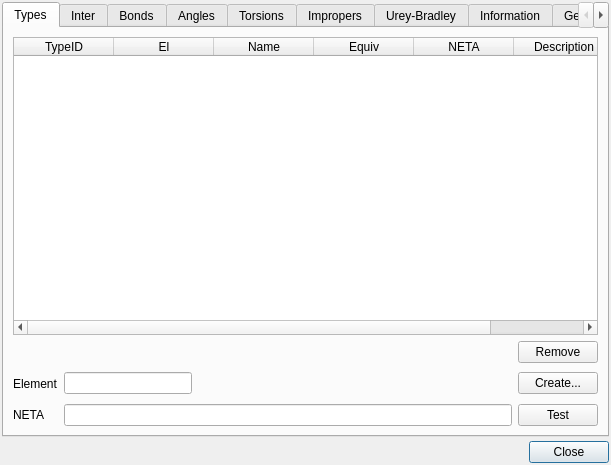
<?xml version="1.0" encoding="UTF-8"?>
<ui version="4.0">
 <class>FFEditorDialog</class>
 <widget class="QDialog" name="FFEditorDialog">
  <property name="geometry">
   <rect>
    <x>0</x>
    <y>0</y>
    <width>611</width>
    <height>465</height>
   </rect>
  </property>
  <property name="windowTitle">
   <string>Forcefield Editor</string>
  </property>
  <property name="windowIcon">
   <iconset resource="icons.qrc">
    <normaloff>:/program/icons/aten.png</normaloff>:/program/icons/aten.png</iconset>
  </property>
  <layout class="QVBoxLayout">
   <property name="spacing">
    <number>4</number>
   </property>
   <property name="margin">
    <number>2</number>
   </property>
   <item>
    <widget class="QTabWidget" name="FFEditorTabs">
     <property name="sizePolicy">
      <sizepolicy hsizetype="Expanding" vsizetype="Expanding">
       <horstretch>0</horstretch>
       <verstretch>0</verstretch>
      </sizepolicy>
     </property>
     <property name="currentIndex">
      <number>0</number>
     </property>
     <widget class="QWidget" name="FFETypesTab">
      <attribute name="title">
       <string>Types</string>
      </attribute>
      <attribute name="toolTip">
       <string>Atomtype definitions</string>
      </attribute>
      <layout class="QVBoxLayout" name="verticalLayout_6">
       <item>
        <widget class="QTableWidget" name="FFEditorTypesTable">
         <column>
          <property name="text">
           <string>TypeID</string>
          </property>
         </column>
         <column>
          <property name="text">
           <string>El</string>
          </property>
         </column>
         <column>
          <property name="text">
           <string>Name</string>
          </property>
         </column>
         <column>
          <property name="text">
           <string>Equiv</string>
          </property>
         </column>
         <column>
          <property name="text">
           <string>NETA</string>
          </property>
         </column>
         <column>
          <property name="text">
           <string>Description</string>
          </property>
         </column>
        </widget>
       </item>
       <item>
        <layout class="QHBoxLayout">
         <property name="spacing">
          <number>6</number>
         </property>
         <property name="margin">
          <number>0</number>
         </property>
         <item>
          <spacer>
           <property name="orientation">
            <enum>Qt::Horizontal</enum>
           </property>
           <property name="sizeHint" stdset="0">
            <size>
             <width>40</width>
             <height>20</height>
            </size>
           </property>
          </spacer>
         </item>
         <item>
          <widget class="QPushButton" name="RemoveTypeButton">
           <property name="text">
            <string>Remove</string>
           </property>
           <property name="autoDefault">
            <bool>false</bool>
           </property>
          </widget>
         </item>
        </layout>
       </item>
       <item>
        <layout class="QGridLayout">
         <property name="margin">
          <number>0</number>
         </property>
         <property name="spacing">
          <number>6</number>
         </property>
         <item row="1" column="3">
          <widget class="QPushButton" name="FFEditorTestTypeButton">
           <property name="text">
            <string>Test</string>
           </property>
           <property name="autoDefault">
            <bool>false</bool>
           </property>
          </widget>
         </item>
         <item row="0" column="2">
          <spacer>
           <property name="orientation">
            <enum>Qt::Horizontal</enum>
           </property>
           <property name="sizeHint" stdset="0">
            <size>
             <width>184</width>
             <height>29</height>
            </size>
           </property>
          </spacer>
         </item>
         <item row="0" column="1">
          <widget class="QLineEdit" name="FFEditorElementEdit">
           <property name="maximumSize">
            <size>
             <width>128</width>
             <height>16777215</height>
            </size>
           </property>
          </widget>
         </item>
         <item row="1" column="0">
          <widget class="QLabel" name="label_2">
           <property name="text">
            <string>NETA</string>
           </property>
          </widget>
         </item>
         <item row="0" column="0">
          <widget class="QLabel" name="label">
           <property name="text">
            <string>Element</string>
           </property>
          </widget>
         </item>
         <item row="1" column="1" colspan="2">
          <widget class="QLineEdit" name="FFEditorTypeEdit">
           <property name="maximumSize">
            <size>
             <width>16777215</width>
             <height>16777215</height>
            </size>
           </property>
          </widget>
         </item>
         <item row="0" column="3">
          <widget class="QPushButton" name="pushButton">
           <property name="text">
            <string>Create...</string>
           </property>
           <property name="autoDefault">
            <bool>false</bool>
           </property>
          </widget>
         </item>
        </layout>
       </item>
      </layout>
     </widget>
     <widget class="QWidget" name="FFEAtomsTab">
      <attribute name="title">
       <string>Inter</string>
      </attribute>
      <attribute name="toolTip">
       <string>Intermolecular definitions</string>
      </attribute>
      <layout class="QVBoxLayout" name="verticalLayout_5">
       <item>
        <widget class="QTableWidget" name="FFEditorAtomsTable">
         <column>
          <property name="text">
           <string>TypeID</string>
          </property>
         </column>
         <column>
          <property name="text">
           <string>Name</string>
          </property>
         </column>
         <column>
          <property name="text">
           <string>Charge</string>
          </property>
         </column>
         <column>
          <property name="text">
           <string>VDW Form</string>
          </property>
         </column>
         <column>
          <property name="text">
           <string>Data 1</string>
          </property>
         </column>
         <column>
          <property name="text">
           <string>Data 2</string>
          </property>
         </column>
         <column>
          <property name="text">
           <string>Data 3</string>
          </property>
         </column>
         <column>
          <property name="text">
           <string>Data 4</string>
          </property>
         </column>
         <column>
          <property name="text">
           <string>Data 5</string>
          </property>
         </column>
         <column>
          <property name="text">
           <string>Data 6</string>
          </property>
         </column>
        </widget>
       </item>
       <item>
        <widget class="QGroupBox" name="FFEditorAtomFunctionGroup">
         <property name="title">
          <string>Function Information</string>
         </property>
         <layout class="QHBoxLayout">
          <property name="spacing">
           <number>4</number>
          </property>
          <property name="margin">
           <number>2</number>
          </property>
          <item>
           <layout class="QGridLayout">
            <property name="margin">
             <number>0</number>
            </property>
            <property name="spacing">
             <number>6</number>
            </property>
            <item row="0" column="1">
             <widget class="QLabel" name="FFEditorAtomFormLabel">
              <property name="sizePolicy">
               <sizepolicy hsizetype="Expanding" vsizetype="Preferred">
                <horstretch>0</horstretch>
                <verstretch>0</verstretch>
               </sizepolicy>
              </property>
              <property name="text">
               <string>None</string>
              </property>
             </widget>
            </item>
            <item row="1" column="1">
             <widget class="QLabel" name="FFEditorAtomParametersLabel">
              <property name="sizePolicy">
               <sizepolicy hsizetype="Expanding" vsizetype="Preferred">
                <horstretch>0</horstretch>
                <verstretch>0</verstretch>
               </sizepolicy>
              </property>
              <property name="text">
               <string>None</string>
              </property>
             </widget>
            </item>
            <item row="0" column="0">
             <widget class="QLabel" name="label_6">
              <property name="sizePolicy">
               <sizepolicy hsizetype="Minimum" vsizetype="Preferred">
                <horstretch>0</horstretch>
                <verstretch>0</verstretch>
               </sizepolicy>
              </property>
              <property name="text">
               <string>Form :</string>
              </property>
              <property name="alignment">
               <set>Qt::AlignRight|Qt::AlignTrailing|Qt::AlignVCenter</set>
              </property>
             </widget>
            </item>
            <item row="1" column="0">
             <widget class="QLabel" name="label_7">
              <property name="sizePolicy">
               <sizepolicy hsizetype="Minimum" vsizetype="Preferred">
                <horstretch>0</horstretch>
                <verstretch>0</verstretch>
               </sizepolicy>
              </property>
              <property name="text">
               <string>Parameters :</string>
              </property>
             </widget>
            </item>
           </layout>
          </item>
         </layout>
        </widget>
       </item>
      </layout>
     </widget>
     <widget class="QWidget" name="FFEBondsTab">
      <attribute name="title">
       <string>Bonds</string>
      </attribute>
      <attribute name="toolTip">
       <string>Bond term definitions</string>
      </attribute>
      <layout class="QVBoxLayout" name="verticalLayout_2">
       <item>
        <widget class="QTableWidget" name="FFEditorBondsTable">
         <column>
          <property name="text">
           <string>Type I</string>
          </property>
         </column>
         <column>
          <property name="text">
           <string>Type J</string>
          </property>
         </column>
         <column>
          <property name="text">
           <string>Form</string>
          </property>
         </column>
         <column>
          <property name="text">
           <string>Data 1</string>
          </property>
         </column>
         <column>
          <property name="text">
           <string>Data 2</string>
          </property>
         </column>
         <column>
          <property name="text">
           <string>Data 3</string>
          </property>
         </column>
         <column>
          <property name="text">
           <string>Data 4</string>
          </property>
         </column>
         <column>
          <property name="text">
           <string>Data 5</string>
          </property>
         </column>
         <column>
          <property name="text">
           <string>Data 6</string>
          </property>
         </column>
        </widget>
       </item>
       <item>
        <layout class="QHBoxLayout">
         <property name="spacing">
          <number>6</number>
         </property>
         <property name="margin">
          <number>0</number>
         </property>
         <item>
          <spacer>
           <property name="orientation">
            <enum>Qt::Horizontal</enum>
           </property>
           <property name="sizeHint" stdset="0">
            <size>
             <width>40</width>
             <height>20</height>
            </size>
           </property>
          </spacer>
         </item>
         <item>
          <widget class="QPushButton" name="RemoveBondButton">
           <property name="text">
            <string>Remove</string>
           </property>
           <property name="autoDefault">
            <bool>false</bool>
           </property>
          </widget>
         </item>
         <item>
          <widget class="QPushButton" name="AddBondButton">
           <property name="text">
            <string>Add</string>
           </property>
           <property name="autoDefault">
            <bool>false</bool>
           </property>
          </widget>
         </item>
        </layout>
       </item>
       <item>
        <widget class="QGroupBox" name="FFEditorBondFunctionGroup">
         <property name="title">
          <string>Function Information</string>
         </property>
         <layout class="QHBoxLayout" name="_2">
          <property name="spacing">
           <number>4</number>
          </property>
          <property name="margin">
           <number>2</number>
          </property>
          <item>
           <layout class="QGridLayout" name="_3">
            <property name="margin">
             <number>0</number>
            </property>
            <property name="spacing">
             <number>6</number>
            </property>
            <item row="0" column="1">
             <widget class="QLabel" name="FFEditorBondFormLabel">
              <property name="sizePolicy">
               <sizepolicy hsizetype="Expanding" vsizetype="Preferred">
                <horstretch>0</horstretch>
                <verstretch>0</verstretch>
               </sizepolicy>
              </property>
              <property name="text">
               <string>None</string>
              </property>
             </widget>
            </item>
            <item row="1" column="1">
             <widget class="QLabel" name="FFEditorBondParametersLabel">
              <property name="sizePolicy">
               <sizepolicy hsizetype="Expanding" vsizetype="Preferred">
                <horstretch>0</horstretch>
                <verstretch>0</verstretch>
               </sizepolicy>
              </property>
              <property name="text">
               <string>None</string>
              </property>
             </widget>
            </item>
            <item row="0" column="0">
             <widget class="QLabel" name="label_8">
              <property name="sizePolicy">
               <sizepolicy hsizetype="Minimum" vsizetype="Preferred">
                <horstretch>0</horstretch>
                <verstretch>0</verstretch>
               </sizepolicy>
              </property>
              <property name="text">
               <string>Form :</string>
              </property>
              <property name="alignment">
               <set>Qt::AlignRight|Qt::AlignTrailing|Qt::AlignVCenter</set>
              </property>
             </widget>
            </item>
            <item row="1" column="0">
             <widget class="QLabel" name="label_9">
              <property name="sizePolicy">
               <sizepolicy hsizetype="Minimum" vsizetype="Preferred">
                <horstretch>0</horstretch>
                <verstretch>0</verstretch>
               </sizepolicy>
              </property>
              <property name="text">
               <string>Parameters :</string>
              </property>
             </widget>
            </item>
           </layout>
          </item>
         </layout>
        </widget>
       </item>
      </layout>
     </widget>
     <widget class="QWidget" name="FFEAnglesTab">
      <attribute name="title">
       <string>Angles</string>
      </attribute>
      <attribute name="toolTip">
       <string>Angle term definitions</string>
      </attribute>
      <layout class="QVBoxLayout" name="verticalLayout_3">
       <item>
        <widget class="QTableWidget" name="FFEditorAnglesTable">
         <column>
          <property name="text">
           <string>Type I</string>
          </property>
         </column>
         <column>
          <property name="text">
           <string>Type J</string>
          </property>
         </column>
         <column>
          <property name="text">
           <string>Type K</string>
          </property>
         </column>
         <column>
          <property name="text">
           <string>Form</string>
          </property>
         </column>
         <column>
          <property name="text">
           <string>Data 1</string>
          </property>
         </column>
         <column>
          <property name="text">
           <string>Data 2</string>
          </property>
         </column>
         <column>
          <property name="text">
           <string>Data 3</string>
          </property>
         </column>
         <column>
          <property name="text">
           <string>Data 4</string>
          </property>
         </column>
         <column>
          <property name="text">
           <string>Data 5</string>
          </property>
         </column>
         <column>
          <property name="text">
           <string>Data 6</string>
          </property>
         </column>
        </widget>
       </item>
       <item>
        <layout class="QHBoxLayout">
         <property name="spacing">
          <number>6</number>
         </property>
         <property name="margin">
          <number>0</number>
         </property>
         <item>
          <spacer>
           <property name="orientation">
            <enum>Qt::Horizontal</enum>
           </property>
           <property name="sizeHint" stdset="0">
            <size>
             <width>40</width>
             <height>20</height>
            </size>
           </property>
          </spacer>
         </item>
         <item>
          <widget class="QPushButton" name="RemoveAngleButton">
           <property name="text">
            <string>Remove</string>
           </property>
           <property name="autoDefault">
            <bool>false</bool>
           </property>
          </widget>
         </item>
         <item>
          <widget class="QPushButton" name="AddAngleButton">
           <property name="text">
            <string>Add</string>
           </property>
           <property name="autoDefault">
            <bool>false</bool>
           </property>
          </widget>
         </item>
        </layout>
       </item>
       <item>
        <widget class="QGroupBox" name="FFEditorAngleFunctionGroup">
         <property name="title">
          <string>Function Information</string>
         </property>
         <layout class="QHBoxLayout" name="_4">
          <property name="spacing">
           <number>4</number>
          </property>
          <property name="margin">
           <number>2</number>
          </property>
          <item>
           <layout class="QGridLayout" name="_5">
            <property name="margin">
             <number>0</number>
            </property>
            <property name="spacing">
             <number>6</number>
            </property>
            <item row="0" column="1">
             <widget class="QLabel" name="FFEditorAngleFormLabel">
              <property name="sizePolicy">
               <sizepolicy hsizetype="Expanding" vsizetype="Preferred">
                <horstretch>0</horstretch>
                <verstretch>0</verstretch>
               </sizepolicy>
              </property>
              <property name="text">
               <string>None</string>
              </property>
             </widget>
            </item>
            <item row="1" column="1">
             <widget class="QLabel" name="FFEditorAngleParametersLabel">
              <property name="sizePolicy">
               <sizepolicy hsizetype="Expanding" vsizetype="Preferred">
                <horstretch>0</horstretch>
                <verstretch>0</verstretch>
               </sizepolicy>
              </property>
              <property name="text">
               <string>None</string>
              </property>
             </widget>
            </item>
            <item row="0" column="0">
             <widget class="QLabel" name="label_10">
              <property name="sizePolicy">
               <sizepolicy hsizetype="Minimum" vsizetype="Preferred">
                <horstretch>0</horstretch>
                <verstretch>0</verstretch>
               </sizepolicy>
              </property>
              <property name="text">
               <string>Form :</string>
              </property>
              <property name="alignment">
               <set>Qt::AlignRight|Qt::AlignTrailing|Qt::AlignVCenter</set>
              </property>
             </widget>
            </item>
            <item row="1" column="0">
             <widget class="QLabel" name="label_11">
              <property name="sizePolicy">
               <sizepolicy hsizetype="Minimum" vsizetype="Preferred">
                <horstretch>0</horstretch>
                <verstretch>0</verstretch>
               </sizepolicy>
              </property>
              <property name="text">
               <string>Parameters :</string>
              </property>
             </widget>
            </item>
           </layout>
          </item>
         </layout>
        </widget>
       </item>
      </layout>
     </widget>
     <widget class="QWidget" name="FFETorsionsTab">
      <attribute name="title">
       <string>Torsions</string>
      </attribute>
      <attribute name="toolTip">
       <string>Torsional term definitions</string>
      </attribute>
      <layout class="QVBoxLayout" name="verticalLayout_4">
       <item>
        <widget class="QTableWidget" name="FFEditorTorsionsTable">
         <column>
          <property name="text">
           <string>Type I</string>
          </property>
         </column>
         <column>
          <property name="text">
           <string>Type J</string>
          </property>
         </column>
         <column>
          <property name="text">
           <string>Type K</string>
          </property>
         </column>
         <column>
          <property name="text">
           <string>Type L</string>
          </property>
         </column>
         <column>
          <property name="text">
           <string>Form</string>
          </property>
         </column>
         <column>
          <property name="text">
           <string>Data 1</string>
          </property>
         </column>
         <column>
          <property name="text">
           <string>Data 2</string>
          </property>
         </column>
         <column>
          <property name="text">
           <string>Data 3</string>
          </property>
         </column>
         <column>
          <property name="text">
           <string>Data 4</string>
          </property>
         </column>
         <column>
          <property name="text">
           <string>Data 5</string>
          </property>
         </column>
         <column>
          <property name="text">
           <string>Data 6</string>
          </property>
         </column>
        </widget>
       </item>
       <item>
        <layout class="QHBoxLayout">
         <property name="spacing">
          <number>6</number>
         </property>
         <property name="margin">
          <number>0</number>
         </property>
         <item>
          <spacer>
           <property name="orientation">
            <enum>Qt::Horizontal</enum>
           </property>
           <property name="sizeHint" stdset="0">
            <size>
             <width>40</width>
             <height>20</height>
            </size>
           </property>
          </spacer>
         </item>
         <item>
          <widget class="QPushButton" name="RemoveTorsionButton">
           <property name="text">
            <string>Remove</string>
           </property>
           <property name="autoDefault">
            <bool>false</bool>
           </property>
          </widget>
         </item>
         <item>
          <widget class="QPushButton" name="AddTorsionButton">
           <property name="text">
            <string>Add</string>
           </property>
           <property name="autoDefault">
            <bool>false</bool>
           </property>
          </widget>
         </item>
        </layout>
       </item>
       <item>
        <widget class="QGroupBox" name="FFEditorTorsionFunctionGroup">
         <property name="title">
          <string>Function Information</string>
         </property>
         <layout class="QHBoxLayout" name="_6">
          <property name="spacing">
           <number>4</number>
          </property>
          <property name="margin">
           <number>2</number>
          </property>
          <item>
           <layout class="QGridLayout" name="_7">
            <property name="margin">
             <number>0</number>
            </property>
            <property name="spacing">
             <number>6</number>
            </property>
            <item row="0" column="1">
             <widget class="QLabel" name="FFEditorTorsionFormLabel">
              <property name="sizePolicy">
               <sizepolicy hsizetype="Expanding" vsizetype="Preferred">
                <horstretch>0</horstretch>
                <verstretch>0</verstretch>
               </sizepolicy>
              </property>
              <property name="text">
               <string>None</string>
              </property>
             </widget>
            </item>
            <item row="1" column="1">
             <widget class="QLabel" name="FFEditorTorsionParametersLabel">
              <property name="sizePolicy">
               <sizepolicy hsizetype="Expanding" vsizetype="Preferred">
                <horstretch>0</horstretch>
                <verstretch>0</verstretch>
               </sizepolicy>
              </property>
              <property name="text">
               <string>None</string>
              </property>
             </widget>
            </item>
            <item row="0" column="0">
             <widget class="QLabel" name="label_12">
              <property name="sizePolicy">
               <sizepolicy hsizetype="Minimum" vsizetype="Preferred">
                <horstretch>0</horstretch>
                <verstretch>0</verstretch>
               </sizepolicy>
              </property>
              <property name="text">
               <string>Form :</string>
              </property>
              <property name="alignment">
               <set>Qt::AlignRight|Qt::AlignTrailing|Qt::AlignVCenter</set>
              </property>
             </widget>
            </item>
            <item row="1" column="0">
             <widget class="QLabel" name="label_13">
              <property name="sizePolicy">
               <sizepolicy hsizetype="Minimum" vsizetype="Preferred">
                <horstretch>0</horstretch>
                <verstretch>0</verstretch>
               </sizepolicy>
              </property>
              <property name="text">
               <string>Parameters :</string>
              </property>
             </widget>
            </item>
           </layout>
          </item>
         </layout>
        </widget>
       </item>
      </layout>
     </widget>
     <widget class="QWidget" name="tab_2">
      <attribute name="title">
       <string>Impropers</string>
      </attribute>
      <layout class="QVBoxLayout" name="verticalLayout_7">
       <item>
        <widget class="QTableWidget" name="FFEditorImpropersTable">
         <column>
          <property name="text">
           <string>Type I</string>
          </property>
         </column>
         <column>
          <property name="text">
           <string>Type J</string>
          </property>
         </column>
         <column>
          <property name="text">
           <string>Type K</string>
          </property>
         </column>
         <column>
          <property name="text">
           <string>Type L</string>
          </property>
         </column>
         <column>
          <property name="text">
           <string>Form</string>
          </property>
         </column>
         <column>
          <property name="text">
           <string>Data 1</string>
          </property>
         </column>
         <column>
          <property name="text">
           <string>Data 2</string>
          </property>
         </column>
         <column>
          <property name="text">
           <string>Data 3</string>
          </property>
         </column>
         <column>
          <property name="text">
           <string>Data 4</string>
          </property>
         </column>
         <column>
          <property name="text">
           <string>Data 5</string>
          </property>
         </column>
         <column>
          <property name="text">
           <string>Data 6</string>
          </property>
         </column>
        </widget>
       </item>
       <item>
        <layout class="QHBoxLayout" name="_10">
         <property name="spacing">
          <number>6</number>
         </property>
         <property name="margin">
          <number>0</number>
         </property>
         <item>
          <spacer>
           <property name="orientation">
            <enum>Qt::Horizontal</enum>
           </property>
           <property name="sizeHint" stdset="0">
            <size>
             <width>40</width>
             <height>20</height>
            </size>
           </property>
          </spacer>
         </item>
         <item>
          <widget class="QPushButton" name="RemoveImproperButton">
           <property name="text">
            <string>Remove</string>
           </property>
           <property name="autoDefault">
            <bool>false</bool>
           </property>
          </widget>
         </item>
         <item>
          <widget class="QPushButton" name="AddImproperButton">
           <property name="text">
            <string>Add</string>
           </property>
           <property name="autoDefault">
            <bool>false</bool>
           </property>
          </widget>
         </item>
        </layout>
       </item>
       <item>
        <widget class="QGroupBox" name="FFEditorImproperFunctionGroup">
         <property name="title">
          <string>Function Information</string>
         </property>
         <layout class="QHBoxLayout" name="_8">
          <property name="spacing">
           <number>4</number>
          </property>
          <property name="margin">
           <number>2</number>
          </property>
          <item>
           <layout class="QGridLayout" name="_9">
            <property name="margin">
             <number>0</number>
            </property>
            <property name="spacing">
             <number>6</number>
            </property>
            <item row="0" column="1">
             <widget class="QLabel" name="FFEditorImproperFormLabel">
              <property name="sizePolicy">
               <sizepolicy hsizetype="Expanding" vsizetype="Preferred">
                <horstretch>0</horstretch>
                <verstretch>0</verstretch>
               </sizepolicy>
              </property>
              <property name="text">
               <string>None</string>
              </property>
             </widget>
            </item>
            <item row="1" column="1">
             <widget class="QLabel" name="FFEditorImproperParametersLabel">
              <property name="sizePolicy">
               <sizepolicy hsizetype="Expanding" vsizetype="Preferred">
                <horstretch>0</horstretch>
                <verstretch>0</verstretch>
               </sizepolicy>
              </property>
              <property name="text">
               <string>None</string>
              </property>
             </widget>
            </item>
            <item row="0" column="0">
             <widget class="QLabel" name="label_14">
              <property name="sizePolicy">
               <sizepolicy hsizetype="Minimum" vsizetype="Preferred">
                <horstretch>0</horstretch>
                <verstretch>0</verstretch>
               </sizepolicy>
              </property>
              <property name="text">
               <string>Form :</string>
              </property>
              <property name="alignment">
               <set>Qt::AlignRight|Qt::AlignTrailing|Qt::AlignVCenter</set>
              </property>
             </widget>
            </item>
            <item row="1" column="0">
             <widget class="QLabel" name="label_15">
              <property name="sizePolicy">
               <sizepolicy hsizetype="Minimum" vsizetype="Preferred">
                <horstretch>0</horstretch>
                <verstretch>0</verstretch>
               </sizepolicy>
              </property>
              <property name="text">
               <string>Parameters :</string>
              </property>
             </widget>
            </item>
           </layout>
          </item>
         </layout>
        </widget>
       </item>
      </layout>
     </widget>
     <widget class="QWidget" name="tab">
      <attribute name="title">
       <string>Urey-Bradley</string>
      </attribute>
      <layout class="QVBoxLayout" name="verticalLayout_8">
       <item>
        <widget class="QTableWidget" name="FFEditorUreyBradleysTable">
         <column>
          <property name="text">
           <string>Type I</string>
          </property>
         </column>
         <column>
          <property name="text">
           <string>Type J</string>
          </property>
         </column>
         <column>
          <property name="text">
           <string>Type K</string>
          </property>
         </column>
         <column>
          <property name="text">
           <string>Form</string>
          </property>
         </column>
         <column>
          <property name="text">
           <string>Data 1</string>
          </property>
         </column>
         <column>
          <property name="text">
           <string>Data 2</string>
          </property>
         </column>
         <column>
          <property name="text">
           <string>Data 3</string>
          </property>
         </column>
         <column>
          <property name="text">
           <string>Data 4</string>
          </property>
         </column>
         <column>
          <property name="text">
           <string>Data 5</string>
          </property>
         </column>
         <column>
          <property name="text">
           <string>Data 6</string>
          </property>
         </column>
        </widget>
       </item>
       <item>
        <layout class="QHBoxLayout" name="_11">
         <property name="spacing">
          <number>6</number>
         </property>
         <property name="margin">
          <number>0</number>
         </property>
         <item>
          <spacer>
           <property name="orientation">
            <enum>Qt::Horizontal</enum>
           </property>
           <property name="sizeHint" stdset="0">
            <size>
             <width>40</width>
             <height>20</height>
            </size>
           </property>
          </spacer>
         </item>
         <item>
          <widget class="QPushButton" name="RemoveUreyBradleysButton">
           <property name="text">
            <string>Remove</string>
           </property>
           <property name="autoDefault">
            <bool>false</bool>
           </property>
          </widget>
         </item>
         <item>
          <widget class="QPushButton" name="AddUreyBradleyButton">
           <property name="text">
            <string>Add</string>
           </property>
           <property name="autoDefault">
            <bool>false</bool>
           </property>
          </widget>
         </item>
        </layout>
       </item>
       <item>
        <widget class="QGroupBox" name="FFEditorUreyBradleyFunctionGroup">
         <property name="title">
          <string>Function Information</string>
         </property>
         <layout class="QHBoxLayout" name="_12">
          <property name="spacing">
           <number>4</number>
          </property>
          <property name="margin">
           <number>2</number>
          </property>
          <item>
           <layout class="QGridLayout" name="_13">
            <property name="margin">
             <number>0</number>
            </property>
            <property name="spacing">
             <number>6</number>
            </property>
            <item row="0" column="1">
             <widget class="QLabel" name="FFEditorUreyBradleyFormLabel">
              <property name="sizePolicy">
               <sizepolicy hsizetype="Expanding" vsizetype="Preferred">
                <horstretch>0</horstretch>
                <verstretch>0</verstretch>
               </sizepolicy>
              </property>
              <property name="text">
               <string>None</string>
              </property>
             </widget>
            </item>
            <item row="1" column="1">
             <widget class="QLabel" name="FFEditorUreyBradleyParametersLabel">
              <property name="sizePolicy">
               <sizepolicy hsizetype="Expanding" vsizetype="Preferred">
                <horstretch>0</horstretch>
                <verstretch>0</verstretch>
               </sizepolicy>
              </property>
              <property name="text">
               <string>None</string>
              </property>
             </widget>
            </item>
            <item row="0" column="0">
             <widget class="QLabel" name="label_16">
              <property name="sizePolicy">
               <sizepolicy hsizetype="Minimum" vsizetype="Preferred">
                <horstretch>0</horstretch>
                <verstretch>0</verstretch>
               </sizepolicy>
              </property>
              <property name="text">
               <string>Form :</string>
              </property>
              <property name="alignment">
               <set>Qt::AlignRight|Qt::AlignTrailing|Qt::AlignVCenter</set>
              </property>
             </widget>
            </item>
            <item row="1" column="0">
             <widget class="QLabel" name="label_17">
              <property name="sizePolicy">
               <sizepolicy hsizetype="Minimum" vsizetype="Preferred">
                <horstretch>0</horstretch>
                <verstretch>0</verstretch>
               </sizepolicy>
              </property>
              <property name="text">
               <string>Parameters :</string>
              </property>
             </widget>
            </item>
           </layout>
          </item>
         </layout>
        </widget>
       </item>
      </layout>
     </widget>
     <widget class="QWidget" name="FFEInfoTab">
      <attribute name="title">
       <string>Information</string>
      </attribute>
      <attribute name="toolTip">
       <string>Descriptive information for the forcefield</string>
      </attribute>
      <layout class="QVBoxLayout" name="verticalLayout">
       <item>
        <layout class="QGridLayout" name="gridLayout">
         <item row="0" column="1">
          <widget class="QLabel" name="FFEditorForcefieldLabel1">
           <property name="sizePolicy">
            <sizepolicy hsizetype="Expanding" vsizetype="Preferred">
             <horstretch>0</horstretch>
             <verstretch>0</verstretch>
            </sizepolicy>
           </property>
           <property name="text">
            <string>&lt;none&gt;</string>
           </property>
          </widget>
         </item>
         <item row="1" column="1">
          <widget class="QLabel" name="FFEditorForcefieldLabel2">
           <property name="sizePolicy">
            <sizepolicy hsizetype="Expanding" vsizetype="Preferred">
             <horstretch>0</horstretch>
             <verstretch>0</verstretch>
            </sizepolicy>
           </property>
           <property name="text">
            <string>&lt;none&gt;</string>
           </property>
          </widget>
         </item>
         <item row="0" column="0">
          <widget class="QLabel" name="label_4">
           <property name="sizePolicy">
            <sizepolicy hsizetype="Minimum" vsizetype="Preferred">
             <horstretch>0</horstretch>
             <verstretch>0</verstretch>
            </sizepolicy>
           </property>
           <property name="text">
            <string>Name :</string>
           </property>
           <property name="alignment">
            <set>Qt::AlignRight|Qt::AlignTrailing|Qt::AlignVCenter</set>
           </property>
          </widget>
         </item>
         <item row="1" column="0">
          <widget class="QLabel" name="label_5">
           <property name="text">
            <string>Filename :</string>
           </property>
          </widget>
         </item>
        </layout>
       </item>
       <item>
        <spacer name="verticalSpacer">
         <property name="orientation">
          <enum>Qt::Vertical</enum>
         </property>
         <property name="sizeHint" stdset="0">
          <size>
           <width>20</width>
           <height>40</height>
          </size>
         </property>
        </spacer>
       </item>
      </layout>
     </widget>
     <widget class="QWidget" name="FFEGenerateTab">
      <attribute name="title">
       <string>Generate</string>
      </attribute>
      <attribute name="toolTip">
       <string>Generate terms from/for the current model</string>
      </attribute>
      <widget class="QGroupBox" name="FFEditorTypeGenerateGroup">
       <property name="enabled">
        <bool>false</bool>
       </property>
       <property name="geometry">
        <rect>
         <x>20</x>
         <y>10</y>
         <width>473</width>
         <height>103</height>
        </rect>
       </property>
       <property name="title">
        <string>Generate From Model</string>
       </property>
       <layout class="QHBoxLayout">
        <property name="spacing">
         <number>6</number>
        </property>
        <property name="margin">
         <number>9</number>
        </property>
        <item>
         <layout class="QVBoxLayout">
          <property name="spacing">
           <number>6</number>
          </property>
          <property name="margin">
           <number>0</number>
          </property>
          <item>
           <widget class="QPushButton" name="FFEditorGenerateTypeButton">
            <property name="text">
             <string>For Selection</string>
            </property>
            <property name="autoDefault">
             <bool>false</bool>
            </property>
           </widget>
          </item>
          <item>
           <layout class="QHBoxLayout">
            <property name="spacing">
             <number>6</number>
            </property>
            <property name="margin">
             <number>0</number>
            </property>
            <item>
             <widget class="QLabel" name="label_3">
              <property name="text">
               <string>Max Depth</string>
              </property>
             </widget>
            </item>
            <item>
             <widget class="QSpinBox" name="FFEditorDepthSpin">
              <property name="value">
               <number>2</number>
              </property>
             </widget>
            </item>
           </layout>
          </item>
         </layout>
        </item>
        <item>
         <widget class="QGroupBox" name="FFEditorRingsGroup">
          <property name="title">
           <string>Rings</string>
          </property>
          <property name="checkable">
           <bool>true</bool>
          </property>
          <property name="checked">
           <bool>true</bool>
          </property>
         </widget>
        </item>
       </layout>
      </widget>
     </widget>
    </widget>
   </item>
   <item>
    <widget class="QDialogButtonBox" name="buttonBox">
     <property name="orientation">
      <enum>Qt::Horizontal</enum>
     </property>
     <property name="standardButtons">
      <set>QDialogButtonBox::Close</set>
     </property>
    </widget>
   </item>
  </layout>
 </widget>
 <resources>
  <include location="icons.qrc"/>
 </resources>
 <connections>
  <connection>
   <sender>buttonBox</sender>
   <signal>accepted()</signal>
   <receiver>FFEditorDialog</receiver>
   <slot>accept()</slot>
   <hints>
    <hint type="sourcelabel">
     <x>248</x>
     <y>254</y>
    </hint>
    <hint type="destinationlabel">
     <x>157</x>
     <y>274</y>
    </hint>
   </hints>
  </connection>
  <connection>
   <sender>buttonBox</sender>
   <signal>rejected()</signal>
   <receiver>FFEditorDialog</receiver>
   <slot>reject()</slot>
   <hints>
    <hint type="sourcelabel">
     <x>316</x>
     <y>260</y>
    </hint>
    <hint type="destinationlabel">
     <x>286</x>
     <y>274</y>
    </hint>
   </hints>
  </connection>
 </connections>
</ui>
